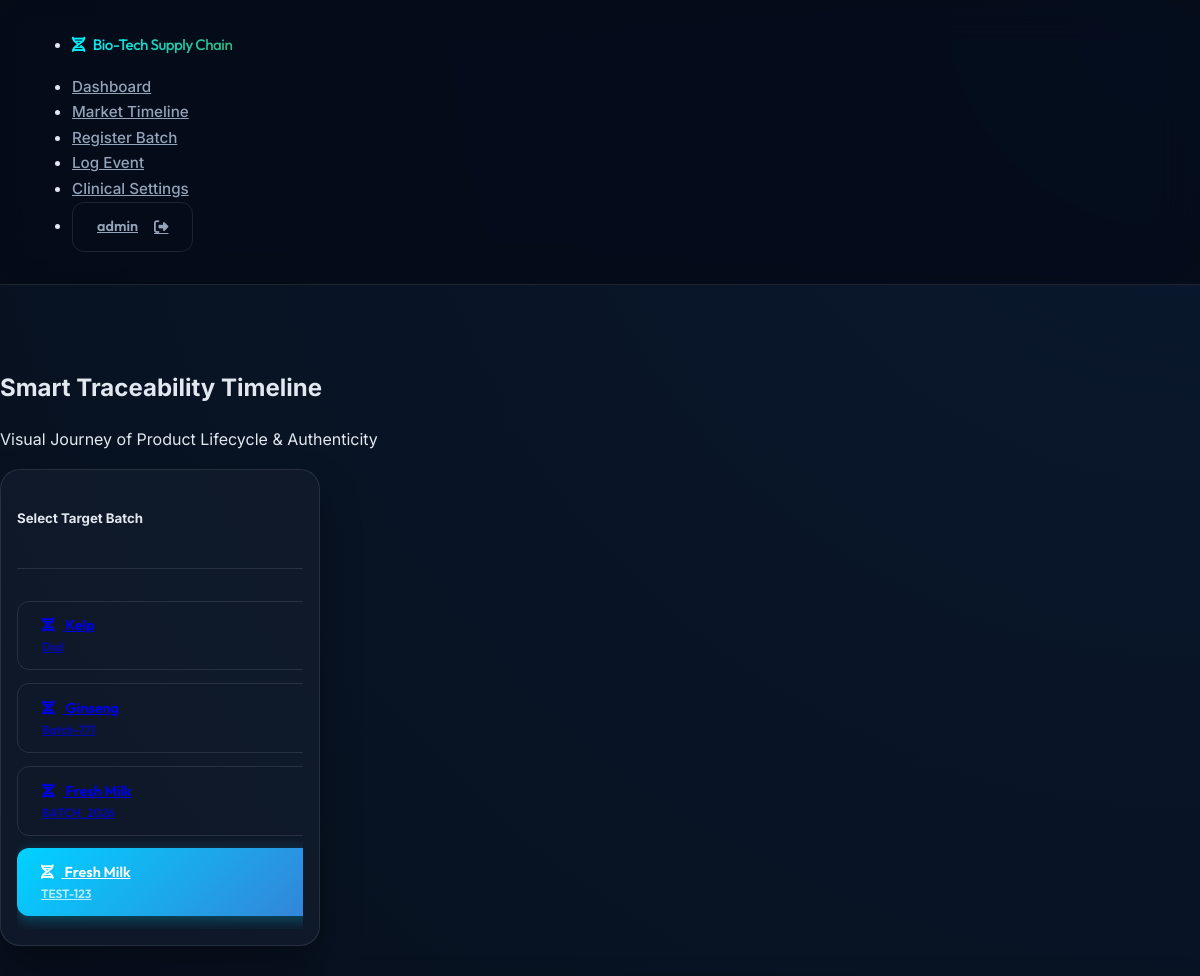
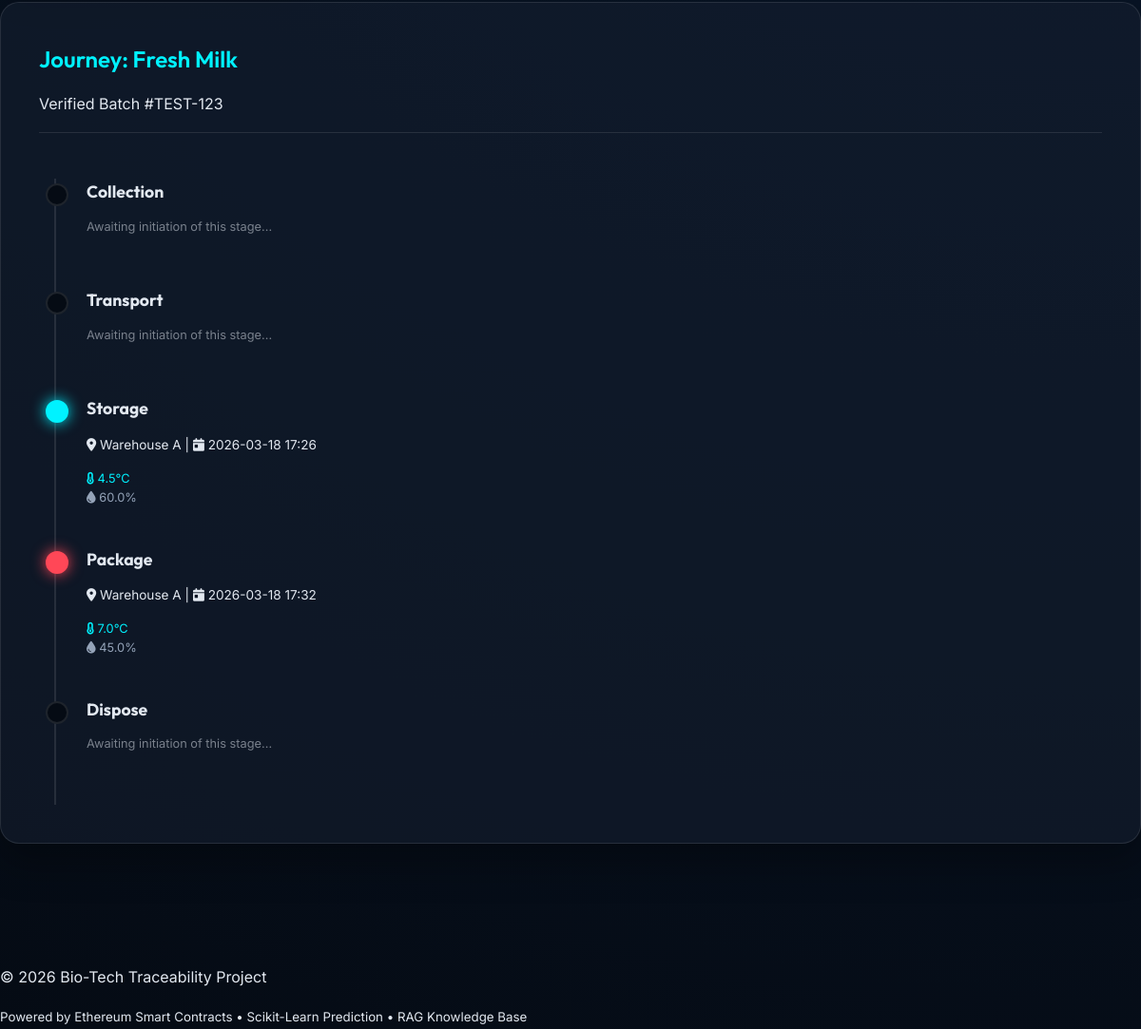
Page /timeline/TEST-123 (signed in) on the committed database (2 pictures, top to bottom).
### models.py (models this page shows, shortened)
class User(UserMixin, db.Model):
    id = db.Column(db.Integer, primary_key=True)
    username = db.Column(db.String(64), index=True, unique=True, nullable=False)
    password_hash = db.Column(db.String(256), nullable=False)
    role = db.Column(db.String(20), nullable=False, default='user') # admin, lab, farmer, processor, regulator, consumer

class Batch(db.Model):
    id = db.Column(db.Integer, primary_key=True)
    public_id = db.Column(db.String(64), unique=True, index=True, nullable=False)
    batch_type = db.Column(db.String(64), nullable=False) # food, herb, sample
    name = db.Column(db.String(128), nullable=False)
    origin = db.Column(db.String(128), nullable=False)
    created_at = db.Column(db.DateTime, default=datetime.utcnow)
    blockchain_tx_hash = db.Column(db.String(66), nullable=True) # tx hash for batch creation
    events = db.relationship('Event', backref='batch', lazy='dynamic')
    documents = db.relationship('Document', backref='batch', lazy='dynamic')

class Event(db.Model):
    id = db.Column(db.Integer, primary_key=True)
    batch_id = db.Column(db.Integer, db.ForeignKey('batch.id'), index=True, nullable=False)
    event_type = db.Column(db.String(64), nullable=False) # collection, transport, storage, test, package, dispose
    location = db.Column(db.String(128))
    temperature = db.Column(db.Float, nullable=True)
    humidity = db.Column(db.Float, nullable=True)
    timestamp = db.Column(db.DateTime, default=datetime.utcnow)
    remarks = db.Column(db.Text)
    blockchain_tx_hash = db.Column(db.String(66), nullable=True)

### app.py (the view)
@app.route('/timeline/<public_id>')
@login_required
def timeline_batch(public_id):
    batches = Batch.query.order_by(Batch.created_at.desc()).all()
    batch = Batch.query.filter_by(public_id=public_id).first_or_404()
    events = batch.events.order_by(Event.timestamp.asc()).all()
    stages = ['collection', 'transport', 'storage', 'package', 'dispose']
    completed_events = {e.event_type: e for e in events}
    current_stage_idx = 0
    for i, s in enumerate(stages):
        if s in completed_events:
            current_stage_idx = i + 1
    if current_stage_idx >= len(stages):
        current_stage_idx = len(stages) - 1
        if 'dispose' in completed_events:
            current_stage_idx = 5
    current_policy = ThresholdPolicy.query.filter_by(product_type=batch.batch_type).first()
    return render_template('timeline.html',
                           batches=batches,
                           current_batch=batch,
                           events=completed_events,
                           current_stage_idx=current_stage_idx,
                           stages=stages,
                           current_policy=current_policy)

### app.py (called while the page is built)
@login_manager.user_loader
def load_user(id):
    return db.session.get(User, int(id))

### templates/timeline.html (shortened to what this page needs)
{% extends "base.html" %}
{% block content %}
<section class="fade-in">
    <hgroup>
        <h1>Smart Traceability Timeline</h1>
        <p>Visual Journey of Product Lifecycle & Authenticity</p>
    </hgroup>
    <div class="grid">
        <aside style="max-width: 320px;">
            <article style="padding: 1rem;">
                <header><h5>Select Target Batch</h5></header>
                <div style="max-height: 50vh; overflow-y: auto;">
                    {% for b in batches %}
                    <a href="{{ url_for('timeline_batch', public_id=b.public_id) }}"
                       class="secondary {% if current_batch and current_batch.id == b.id %}primary-btn{% else %}outline{% endif %}"
                       role="button"
                       style="margin-bottom: 0.8rem; width: 100%; display: block; text-align: left;">
                        <i class="fa-solid fa-dna" style="margin-right: 8px;"></i> {{ b.name }}
                        <small style="display: block; opacity: 0.7; font-size: 0.75rem;">{{ b.public_id }}</small>
                    </a>
                    {% endfor %}
                </div>
            </article>
        </aside>
        <div>
            {% if current_batch %}
            <article>
                <header>
                    <h2 style="margin-bottom: 0;">Journey: {{ current_batch.name }}</h2>
                    <p class="text-muted" style="margin-bottom: 0;">Verified Batch #{{ current_batch.public_id }}</p>
                </header>
                <div class="modern-timeline" style="margin-top: 3rem;">
                    {% for stage in stages %}
                    {% set ev = events.get(stage) %}
                    {% set is_excursion = False %}
                    {% if ev and ev.temperature is not none %}
                        {% if current_policy %}
                            {% if ev.temperature < current_policy.min_temp or ev.temperature > current_policy.max_temp %}
                                {% set is_excursion = True %}
                            {% endif %}
                        {% else %}
                            {% if ev.temperature < -100 or ev.temperature > 100 %}
                                {% set is_excursion = True %}
                            {% endif %}
                        {% endif %}
                    {% endif %}
                    <div class="timeline-item {% if ev %}{% if is_excursion %}excursion{% else %}active{% endif %}{% endif %}">
                        <div class="timeline-marker"></div>
                        <div class="timeline-content">
                            <h4>{{ stage | capitalize }}</h4>
                            {% if ev %}
                            <p class="text-muted" style="font-size: 0.85rem;">
                                <i class="fa-solid fa-location-dot"></i> {{ ev.location }} |
                                <i class="fa-solid fa-calendar-day"></i> {{ ev.timestamp.strftime('%Y-%m-%d %H:%M') }}
                            </p>
                            <div class="grid">
                                {% if ev.temperature %}
                                <div style="color: var(--brand-primary); font-size: 0.8rem;">
                                    <i class="fa-solid fa-temperature-half"></i> {{ ev.temperature }}°C
                                </div>
                                {% endif %}
                                {% if ev.humidity %}
                                <div style="color: #94a3b8; font-size: 0.8rem;">
                                    <i class="fa-solid fa-droplet"></i> {{ ev.humidity }}%
                                </div>
                                {% endif %}
                            </div>
                            {% else %}
                            <p class="text-muted" style="font-size: 0.8rem; opacity: 0.5;">Awaiting initiation of this stage...</p>
                            {% endif %}
                        </div>
                    </div>
                    {% endfor %}
                </div>
            </article>
            {% endif %}
        </div>
    </div>
</section>
{% endblock %}

### templates/base.html (shortened to what this page needs)
<!DOCTYPE html>
<html lang="en">
<head>
    <link rel="stylesheet" href="https://cdn.jsdelivr.net/npm/@picocss/pico@1/css/pico.min.css">
    <link rel="stylesheet" href="https://cdnjs.cloudflare.com/ajax/libs/font-awesome/6.4.0/css/all.min.css">
    <link rel="stylesheet" href="{{ url_for('static', filename='style.css') }}">
</head>
<body>
    <nav class="container-fluid">
        <ul>
            <li>
                <strong>
                    <a href="{{ url_for('dashboard') }}" class="contrast">
                        <i class="fa-solid fa-dna" style="margin-right: 8px;"></i>Bio-Tech Supply Chain
                    </a>
                </strong>
            </li>
        </ul>
        <ul>
            {% if current_user.is_authenticated %}
            <li><a href="{{ url_for('dashboard') }}">Dashboard</a></li>
            <li><a href="{{ url_for('timeline') }}">Market Timeline</a></li>
            {% if current_user.role in ['admin', 'producer'] %}
            <li><a href="{{ url_for('create_batch') }}">Register Batch</a></li>
            <li><a href="{{ url_for('create_event') }}">Log Event</a></li>
            {% endif %}
            {% if current_user.role == 'admin' %}
            <li><a href="{{ url_for('settings') }}">Clinical Settings</a></li>
            {% endif %}
            <li>
                <a href="{{ url_for('logout') }}" role="button" class="secondary outline" style="padding: 0.5rem 1rem;">
                    {{ current_user.username }} <i class="fa-solid fa-right-from-bracket" style="margin-left: 8px;"></i>
                </a>
            </li>
            {% else %}
            <li><a href="{{ url_for('login') }}" role="button" class="primary-btn">Portal Login</a></li>
            {% endif %}
        </ul>
    </nav>
    <main class="container">
        {% block content %}{% endblock %}
    </main>
    <footer>
        <div class="container">
            <p>© 2026 Bio-Tech Traceability Project</p>
            <small class="text-muted">
                Powered by Ethereum Smart Contracts • Scikit-Learn Prediction • RAG Knowledge Base
            </small>
        </div>
    </footer>
</body>
</html>

### static/style.css (style rules this page uses)
:root { --brand-primary: #00f2ff; --brand-success: #2eb67d; --brand-warning: #f6c90e; --brand-danger: #ff4757; --bg-dark: #050b14; --bg-surface: rgba(16, 25, 41, 0.7); --glass-border: rgba(255, 255, 255, 0.1); --glass-bg: rgba(20, 30, 48, 0.6); --text-main: #e2e8f0; --text-muted: #94a3b8; --font-heading: 'Outfit', sans-serif; --font-body: 'Inter', sans-serif; --transition: all 0.3s cubic-bezier(0.4, 0, 0.2, 1); }
body { background: radial-gradient(circle at top right, #0a192f, #050b14); background-attachment: fixed; color: var(--text-main); font-family: var(--font-body); line-height: 1.6; margin: 0; -webkit-font-smoothing: antialiased; }
main.container { padding-top: 4rem; padding-bottom: 5rem; max-width: 1200px; }
nav { background: rgba(5, 11, 20, 0.8); backdrop-filter: blur(20px) saturate(180%); border-bottom: 1px solid var(--glass-border); padding: 1rem 2rem; position: sticky; top: 0; z-index: 1000; }
nav strong a { font-family: var(--font-heading); font-weight: 700; font-size: 1.4rem; background: linear-gradient(90deg, var(--brand-primary), var(--brand-success)); -webkit-background-clip: text; background-clip: text; -webkit-text-fill-color: transparent; letter-spacing: -0.5px; }
nav ul li a { color: var(--text-muted) !important; font-weight: 500; font-size: 0.95rem; transition: var(--transition); }
article { background: var(--glass-bg); backdrop-filter: blur(12px); border: 1px solid var(--glass-border); border-radius: 20px; box-shadow: 0 20px 40px rgba(0, 0, 0, 0.3); padding: 2.5rem; margin-bottom: 2rem; transition: var(--transition); }
article header { border-bottom: 1px solid var(--glass-border); margin-bottom: 2rem; padding-bottom: 1rem; }
article header h2 { font-family: var(--font-heading); font-weight: 600; color: var(--brand-primary); margin: 0; }
button, [role="button"] { font-family: var(--font-heading); font-weight: 600; border-radius: 12px !important; padding: 0.8rem 1.5rem !important; transition: var(--transition); cursor: pointer; font-size: 0.9rem; display: inline-flex; align-items: center; justify-content: center; gap: 8px; border: 1px solid var(--glass-border); }
button[type="submit"], .primary-btn { background: linear-gradient(135deg, #00d2ff 0%, #3a7bd5 100%) !important; border: none !important; box-shadow: 0 4px 15px rgba(0, 210, 255, 0.3); color: #fff !important; }
.fade-in { animation: fadeInSlide 0.6s cubic-bezier(0.4, 0, 0.2, 1) forwards; }
.modern-timeline { border-left: 2px solid var(--glass-border); margin-left: 1rem; padding-left: 2rem; position: relative; }
.timeline-item { position: relative; padding-bottom: 2.5rem; }
.timeline-marker { position: absolute; left: -2.7rem; top: 5px; width: 20px; height: 20px; border-radius: 50%; background: var(--bg-dark); border: 2px solid var(--glass-border); z-index: 10; }
.timeline-item.active .timeline-marker { background: var(--brand-primary); border-color: var(--brand-primary); box-shadow: 0 0 15px var(--brand-primary); animation: pulse-green 2s infinite; }
.timeline-item.excursion .timeline-marker { background: var(--brand-danger); border-color: var(--brand-danger); box-shadow: 0 0 15px var(--brand-danger); animation: pulse-red 2s infinite; }
.timeline-content h4 { margin: 0; font-size: 1.1rem; font-family: var(--font-heading); }

### rows in the picture
User: username "admin"
Batch: name "Fresh Milk", public_id "TEST-123"
Event: location "Warehouse A", timestamp "2026-03-18 17:26", temperature "4.5", humidity "60.0"
Event: location "Warehouse A", timestamp "2026-03-18 17:32", temperature "7.0", humidity "45.0"

### other values in the picture
{{ stage | capitalize }} "Collection" "Transport" "Storage" "Package" "Dispose"
